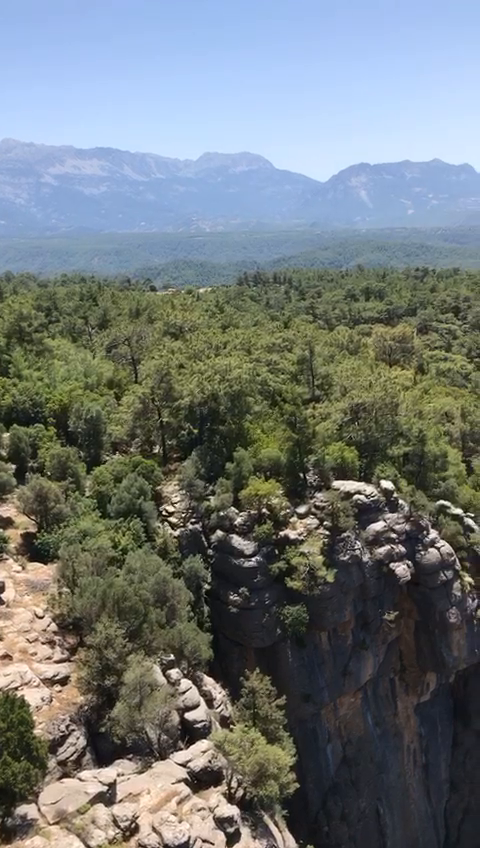
#> input picture frame 37 of OpenCv/OpenCv/Data/antalya.mp4, 480 x 848 px, given in place of car.mp4, which was not available
$ python Background_Subtraction.py
#> lines starting #> are read from the running program, lines starting #| are printed output that depends on the picture; after the words box and inside, x2 and y2 are one past the last pixel; in counts of white or black regions, pixels touching at a corner belong together; pictures that were not available may be replaced by others from this repository, and a replacement may not be noted
import cv2
import numpy as np


cap=cv2.VideoCapture("C:\\Users\\Beytullah\\Downloads\\car.mp4")
ret,first_frame=cap.read()
#> first_frame is the input picture: shape (848, 480, 3); mean B, G, R 120.6, 119.9, 113
first_frame=cv2.resize(first_frame,(640,480))
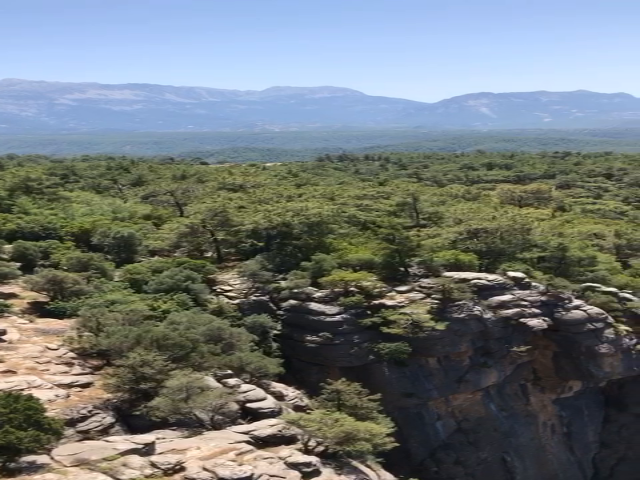
#> first_frame: shape (480, 640, 3); mean B, G, R 120.5, 119.8, 112.9
first_frame_gray=cv2.cvtColor(first_frame,cv2.COLOR_BGR2GRAY)
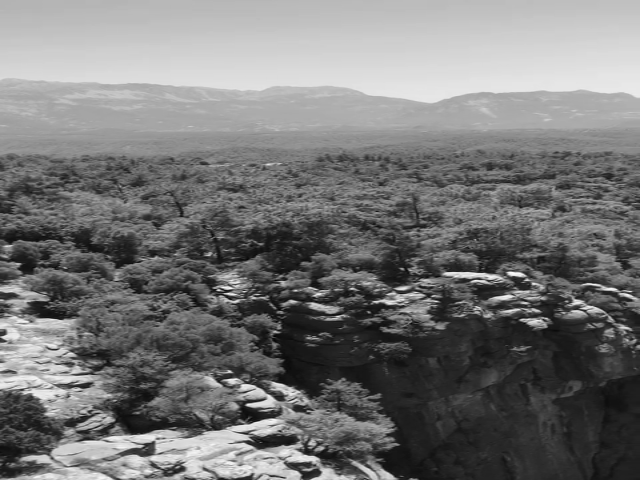
#> first_frame_gray: shape (480, 640); min 2, max 251, mean 117.8
first_frame_blurred=cv2.GaussianBlur(first_frame_gray,(5,5),1)
while True:
    ret,frame=cap.read()
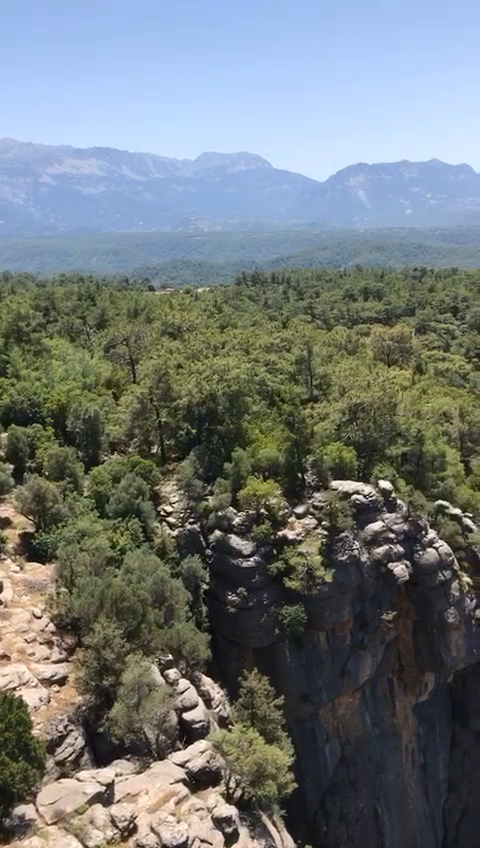
#> input picture frame 38 of OpenCv/OpenCv/Data/antalya.mp4, 480 x 848 px, given in place of car.mp4, which was not available
#> frame is the input picture: shape (848, 480, 3); mean B, G, R 120.7, 120, 113.1
    frame=cv2.resize(frame,(640,480))
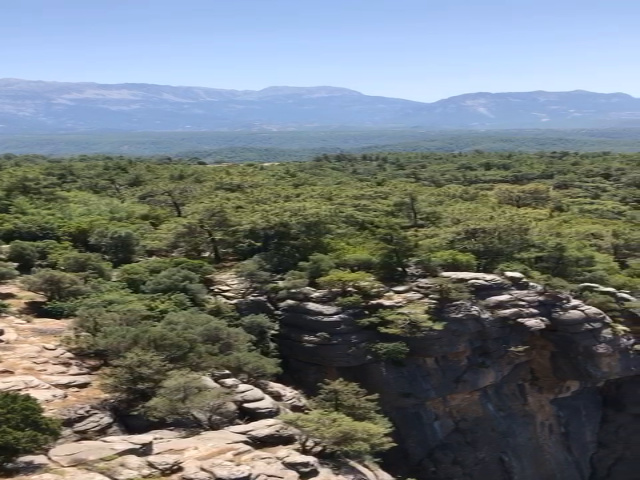
#> frame: shape (480, 640, 3); mean B, G, R 120.6, 119.9, 113
    frame_gray=cv2.cvtColor(frame,cv2.COLOR_BGR2GRAY)
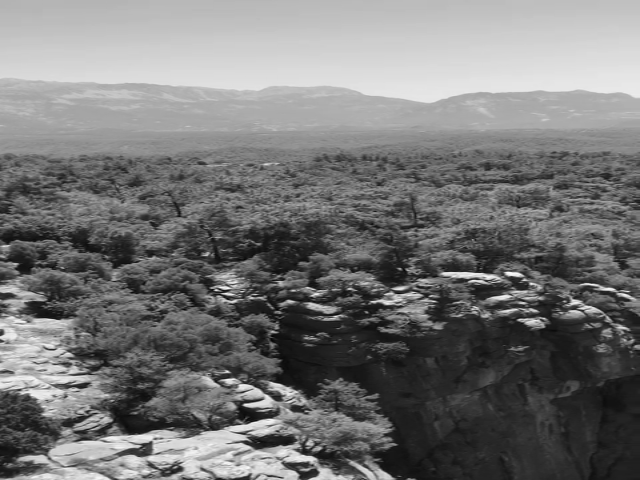
#> frame_gray: shape (480, 640); min 3, max 251, mean 117.9
    frame_blurred=cv2.GaussianBlur(frame_gray,(5,5),1)
    diff=cv2.absdiff(frame_blurred,first_frame_blurred)
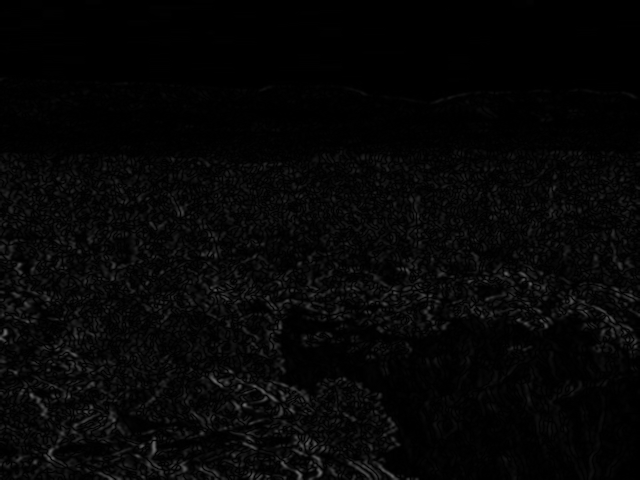
#> diff: shape (480, 640); min 0, max 105, mean 6
    _,diff=cv2.threshold(diff,25,255,cv2.THRESH_BINARY)
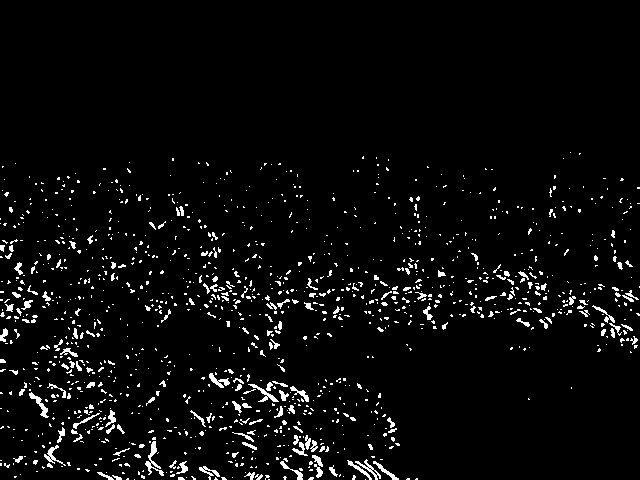
#> diff: shape (480, 640); 4% white in thin lines or dots, all inside (x1, y1, x2, y2) = (0, 152, 640, 480)
    cv2.imshow("Diff",diff)
    if ret==0:
        break
    if cv2.waitKey(30) & 0xFF==ord("q"):
#> (key q is pressed here)
        break

$ run again, starting later in the video
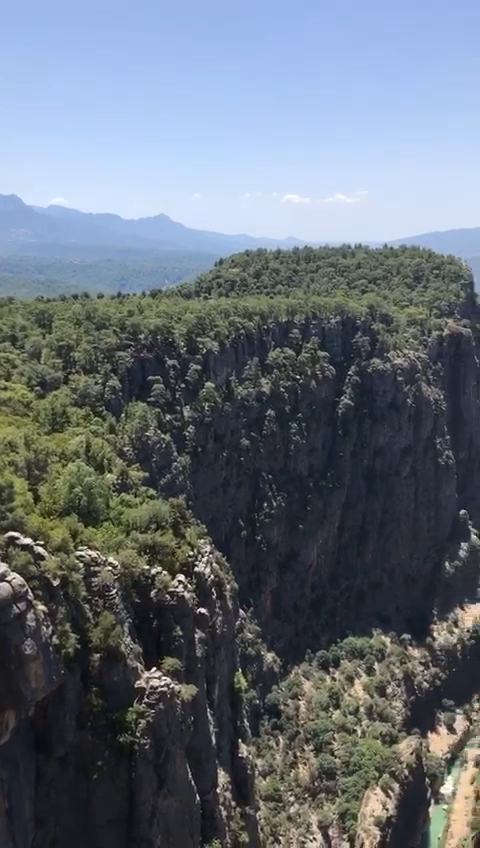
#> input picture frame 169 of OpenCv/OpenCv/Data/antalya.mp4, 480 x 848 px, given in place of car.mp4, which was not available
#> first_frame is the input picture: shape (848, 480, 3); mean B, G, R 120.5, 110.5, 101.7
#> first_frame: shape (480, 640, 3)
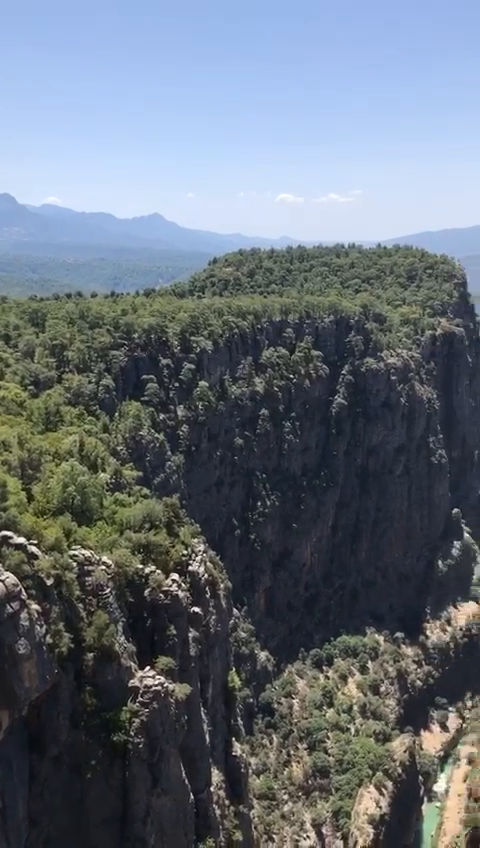
#> input picture frame 170 of OpenCv/OpenCv/Data/antalya.mp4, 480 x 848 px, given in place of car.mp4, which was not available
#> frame is the input picture: shape (848, 480, 3); mean B, G, R 120.7, 110.5, 101.8
#> frame: shape (480, 640, 3)
#> `_,diff=cv2.threshold(diff,25,255,cv2.THRESH_BINARY)`:
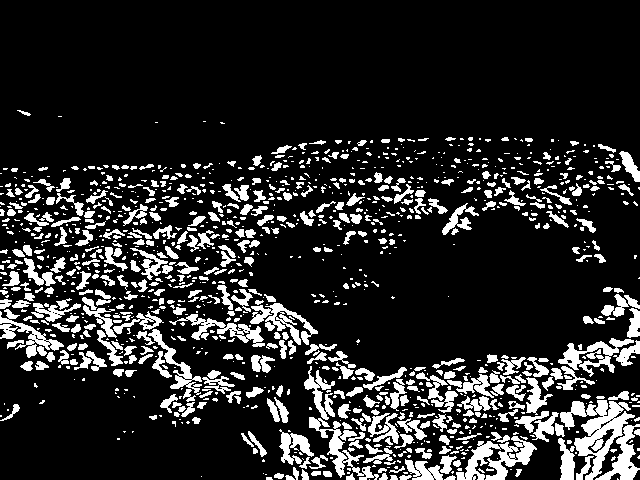
#> diff: shape (480, 640); 16.2% white; 1261 white regions (782 under 20 px), largest, box (x1, y1, x2, y2) and area: (560, 400, 635, 480) 2286, (456, 436, 537, 480) 1535, (309, 417, 379, 480) 1099

$ run again, starting later in the video
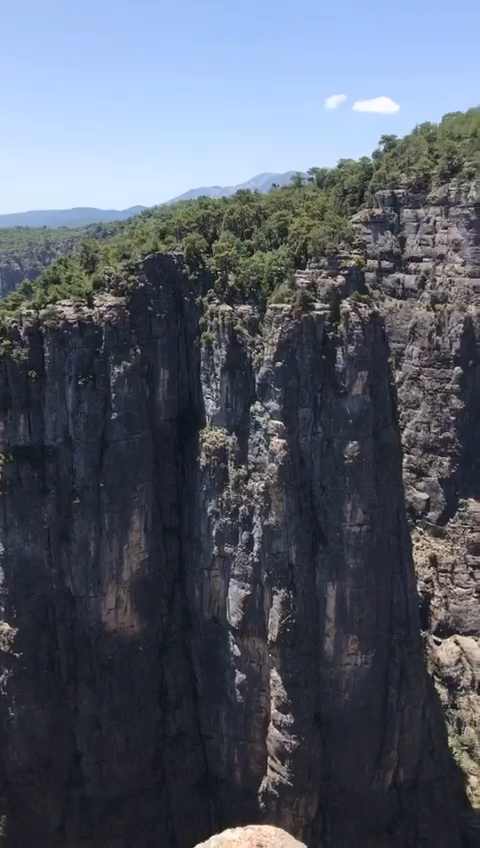
#> input picture frame 301 of OpenCv/OpenCv/Data/antalya.mp4, 480 x 848 px, given in place of car.mp4, which was not available
#> first_frame is the input picture: shape (848, 480, 3); mean B, G, R 105.3, 92.3, 85.4
#> first_frame: shape (480, 640, 3)
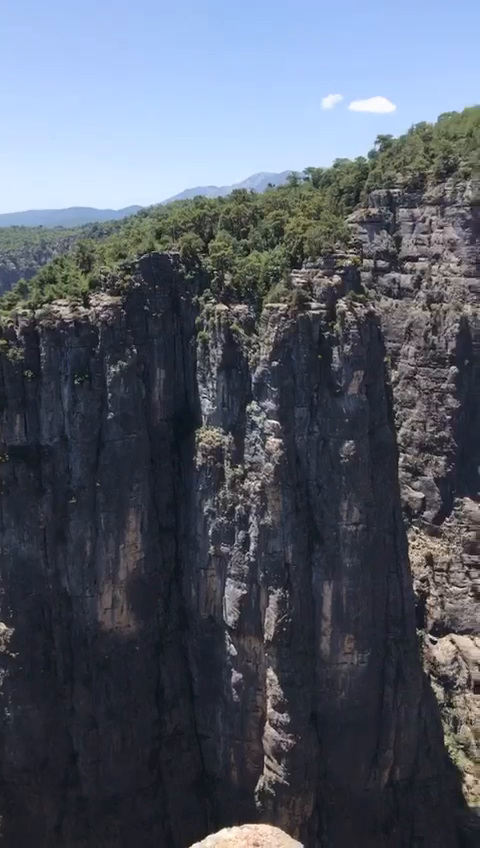
#> input picture frame 302 of OpenCv/OpenCv/Data/antalya.mp4, 480 x 848 px, given in place of car.mp4, which was not available
#> frame is the input picture: shape (848, 480, 3); mean B, G, R 105.2, 92.2, 85.3
#> frame: shape (480, 640, 3)
#> `_,diff=cv2.threshold(diff,25,255,cv2.THRESH_BINARY)`:
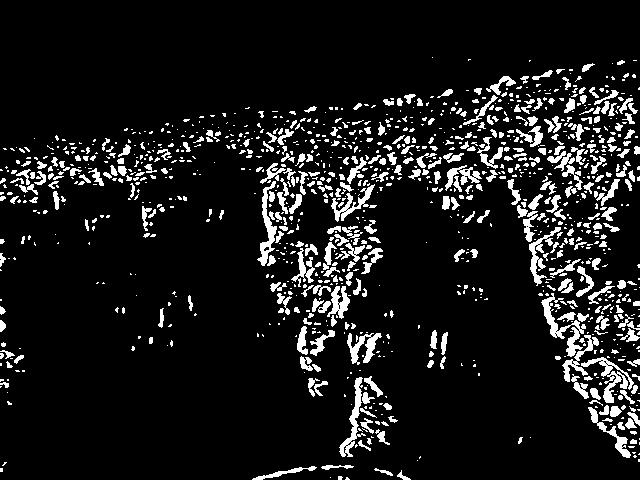
#> diff: shape (480, 640); 10% white; 1196 white regions (820 under 20 px), largest, box (x1, y1, x2, y2) and area: (541, 293, 586, 357) 715, (581, 357, 634, 403) 640, (339, 377, 366, 457) 570
